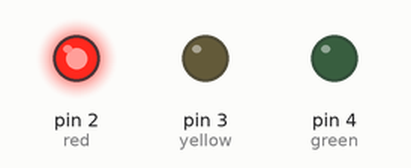
Bench run of a sketch on a simulated Arduino Uno, built with avr-gcc and run on an emulated ATmega328P. On the bench: output pins drawn as LEDs (lit = HIGH).

Above: at 1.2 s.
At 3.7 s:
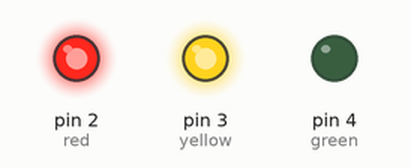
At 6.2 s:
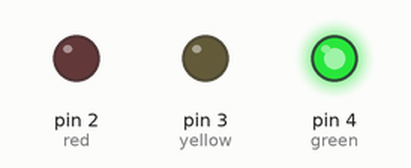
Timing chart, 0 to 9.8 s (numbered marks = the images above):
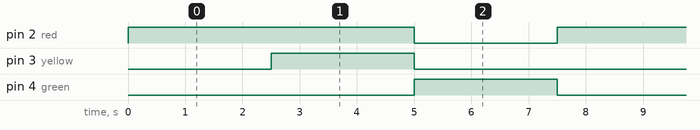

Measured:
- by itself, pin 2 (red): alternates HIGH for 5.0 s and LOW for 2.5 s
- by itself, pin 3 (yellow), pin 4 (green): alternates HIGH for 2.5 s and LOW for 5.0 s
- by itself, everything shown: repeats every 7.5 s, in 3 steps

The sketch:

AutoTrafficLightSystem.ino
```cpp
int red = 2;
int yellow = 3;
int green = 4;

void setup() {
  pinMode(red, OUTPUT);
  pinMode(yellow, OUTPUT);
  pinMode(green, OUTPUT);
}

void loop() {
  digitalWrite(red, HIGH);
  digitalWrite(yellow, LOW);
  digitalWrite(green, LOW);
  delay(2500);


  digitalWrite(red, HIGH);
  digitalWrite(yellow, HIGH);
  digitalWrite(green, LOW);
  delay(2500);

  digitalWrite(red, LOW);
  digitalWrite(yellow, LOW);
  digitalWrite(green, HIGH);
  delay(2500);

}
```
